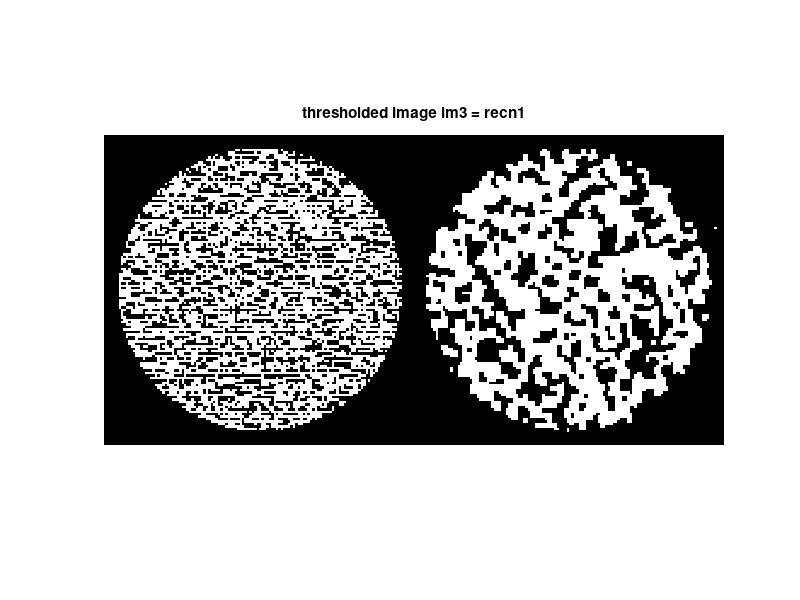
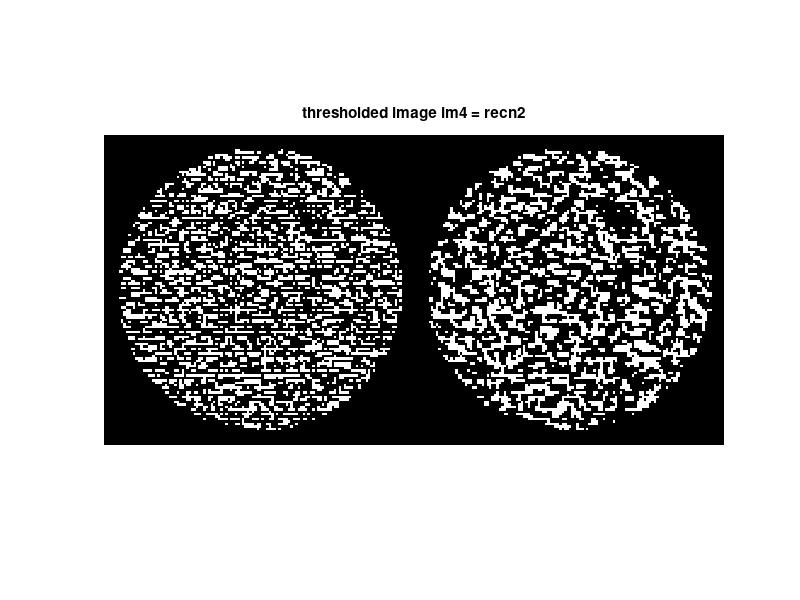
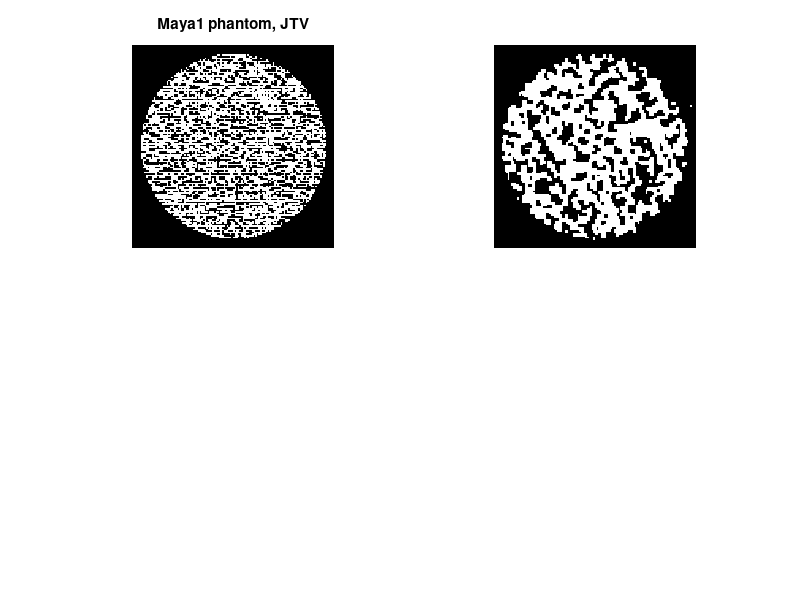

These charts were generated, in order, by the following MATLAB code: (Note: this script raises an error after producing the figures.)
% Here we calculate the errors for the tresholded images and rekonstruktions.
clear all;
close all;
% First load all images. Original phantoms and reconstructions.
% Carpet phantom:
load XRsparse_aTV_JTV_carpet recn1 recn2 target1 target2
load JTV_carpet_for_segmentations im1 im2 im3 im4 N

% % figure(1)
% % imshow([target1,target2],[]);
% % figure(2)
% % imshow([recn1,recn2],[]);
% figure(3)
% imshow([target1,target2;recn1,recn2],[]);
% % First treshold the images.
N=128;
% Calculate the right amount of white pixels in the original phantoms.
% First phantom, im1
white_pixels1 = nnz(target1)/(N*N);
% Second phantom
white_pixels2 = nnz(target2)/(N*N);
% Treshold the images so that the amount of white pixels is correct. Here
% the values are between 0 and 1, but they have also other values.

% Calculate the amount of wrong pixels. First we need to decide which
% pixels we set as zero and which will have number 1. We want that kind of
% treshold, which gives us the right amount of white pixels.
% There ratio should be 0.41 in the first reconstruction and 0.25 in the second.
% So in the first reco we want nnz(im3) to be 6717. We get this number of
% white pixels with the following treshold:
% CARPET THRESHOLD: 0.3492
im3_thresholded = im3;
im3_thresholded(im3>0.3492) = 1;
im3_thresholded(im3<0.3492) = 0;
nnz(im3_thresholded)

% We want to treshold the target1 also to be zero or one.
target1_thresholded = target1;
target1_thresholded(target1>1) = 1;
target1_thresholded(target1<1) = 0;
nnz(target1_thresholded)
figure()
imshow([target1_thresholded,im3_thresholded],[])
title('thresholded image im3 = recn1')

% Calculate the error for reconstruction 1
error1=(nnz(target1_thresholded-im3_thresholded))/(N*N);


%% now we will calculate the error with the second reconstruction
% The amount of white pixels is 4028.
% CARPET TRESHOLD: 0.2762
im4_thresholded = im4;
im4_thresholded(im4>0.2762) = 1;
im4_thresholded(im4<0.2762) = 0;
nnz(im4_thresholded)

% We want to treshold the target1 also to be zero or one.
target2_thresholded = target2;
target2_thresholded(target2>1) = 1;
target2_thresholded(target2<1) = 0;
nnz(target2_thresholded)
figure()
imshow([target2_thresholded,im4_thresholded],[])
title('thresholded image im4 = recn2')

% Calculate the error for reconstruction 1. Caluculate the difference and
% how many pixxels are non-zero.
error2=(nnz(target2_thresholded-im4_thresholded))/(N*N);

figure(5);
% Original phantom1
subplot(2,2,1);
imagesc(target1_thresholded);
colormap gray;
axis square;
axis off;
title({'Maya1 phantom, JTV'});
% Reconstruction of phantom1
subplot(2,2,2)
imagesc(im3_thresholded);
colormap gray;
axis square;
axis off;
title(['Pixel error ', num2str(round(error1,2))]);
% Original target2
subplot(2,2,3)
imagesc(target2_thresholded);
colormap gray;
axis square;
axis off;
title({'Maya2 phantom, JTV '});
% Reconstruction of target2
subplot(2,2,4)
imagesc(im4_thresholded);
%imagesc(imrotate(CG2,-45,'bilinear','crop'));
colormap gray;
axis square;
axis off;
title(['Pixel error ' num2str(round(error2,2))]);